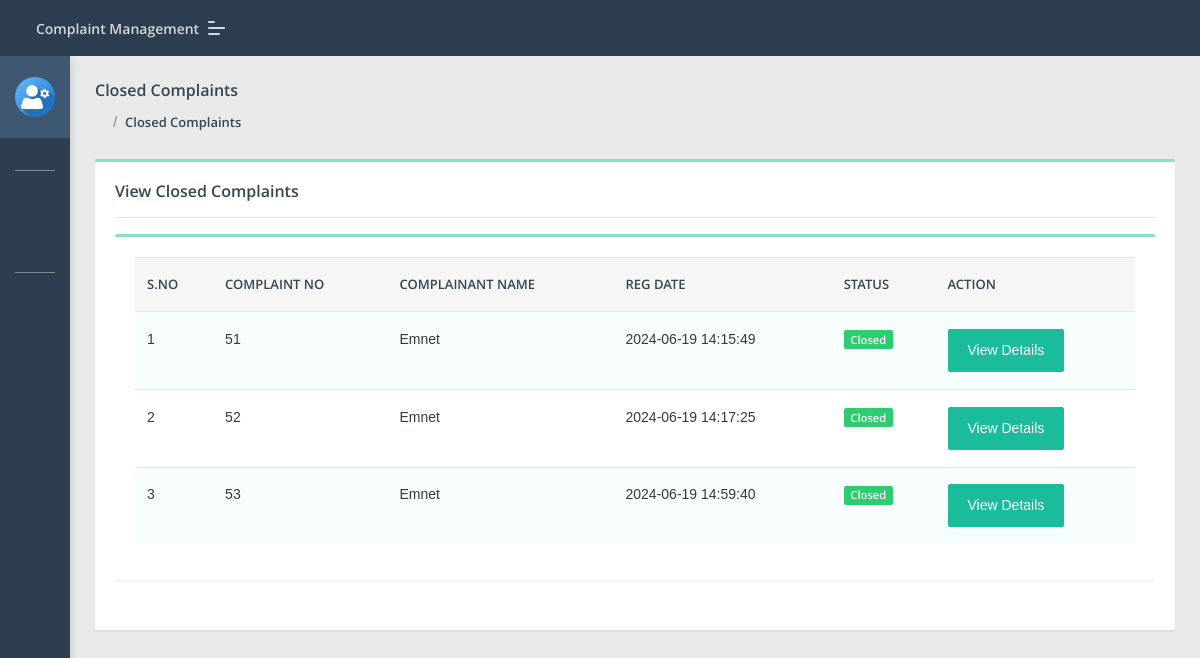
The app's page /Director/closed-complaint.php (signed in) with its own data.
### tables this page shows
CREATE TABLE `tblcomplaints` (
  `complaintNumber` int(11) NOT NULL,
  `userId` int(11) DEFAULT NULL,
  `category` text,
  `subcategory` varchar(255) DEFAULT NULL,
  `complaintType` varchar(255) DEFAULT NULL,
  `state` varchar(255) DEFAULT NULL,
  `noc` varchar(255) DEFAULT NULL,
  `complaintDetails` mediumtext,
  `complaintFile` varchar(255) DEFAULT NULL,
  `videoFile` varchar(255) DEFAULT NULL,
  `audioFile` varchar(255) DEFAULT NULL,
  `regDate` timestamp NULL DEFAULT CURRENT_TIMESTAMP,
  `status` varchar(50) DEFAULT NULL,
  `lastUpdationDate` timestamp NULL DEFAULT NULL ON UPDATE CURRENT_TIMESTAMP
);

CREATE TABLE `users` (
  `id` int(11) NOT NULL,
  `fullName` varchar(255) DEFAULT NULL,
  `userEmail` varchar(255) DEFAULT NULL,
  `password` varchar(255) DEFAULT NULL,
  `contactNo` bigint(11) DEFAULT NULL,
  `address` tinytext,
  `State` varchar(255) DEFAULT NULL,
  `country` varchar(255) DEFAULT NULL,
  `Faculty` text,
  `Department` text NOT NULL,
  `pincode` int(6) DEFAULT NULL,
  `userImage` varchar(255) DEFAULT NULL,
  `regDate` timestamp NOT NULL DEFAULT CURRENT_TIMESTAMP,
  `updationDate` timestamp NULL DEFAULT NULL,
  `status` int(1) DEFAULT NULL
);

### Director/closed-complaint.php (the view, shortened to what this page needs)
<?php
include('include/config.php');
if(strlen($_SESSION['diid'])==0)
    {
header('location:index.php');
}
else{
?>
<!DOCTYPE html>
<html lang="en">
<head>
    <link rel="stylesheet" href="assets/css/style.css">
</head>
<body class="">
	<?php include('include/sidebar.php');?>
	<?php include('include/header.php');?>
<section class="pcoded-main-container">
    <div class="pcoded-content">
        <div class="page-header">
            <div class="page-block">
                <div class="row align-items-center">
                    <div class="col-md-12">
                        <div class="page-header-title">
                            <h5 class="m-b-10">Closed Complaints</h5>
                        </div>
                        <ul class="breadcrumb">
                            <li class="breadcrumb-item"><a href="dashboard.php"><i class="feather icon-home"></i></a></li>
                            <li class="breadcrumb-item"><a href="closed-complaint.php">Closed Complaints</a></li>
                        </ul>
                    </div>
                </div>
            </div>
        </div>
        <div class="row">
            <div class="col-sm-12">
                <div class="card">
                    <div class="card-body">
                        <h5>View Closed Complaints</h5>
                        <hr>
                      <div class="row">
                            <div class="col-xl-12">
                <div class="card">
                    <div class="card-body table-border-style">
                        <div class="table-responsive">
                            <table class="table table-striped">
                                <thead>
                                        <tr><th>S.No</th>
											<th>Complaint No</th>
											<th>Complainant Name</th>
											<th>Reg Date</th>
											<th>Status</th>
											<th>Action</th>
										</tr>
                                </thead>
                                <tbody>
                                    <?php
$st='closed';
$query=mysqli_query($con,"select tblcomplaints.*,users.fullName as name from tblcomplaints join users on users.id=tblcomplaints.userId where tblcomplaints.status='$st'");
$cnt=1;
while($row=mysqli_fetch_array($query))
{
?>
                                        <tr>
                                            <td><?php echo htmlentities($cnt);?></td>
                                            <td><?php echo htmlentities($row['complaintNumber']);?></td>
                                            <td><?php echo htmlentities($row['name']);?></td>
                                            <td> <?php echo htmlentities($row['regDate']);?></td>
                                                                                   <td>
                                                <?php $status=$row['status'];
                                                if($status==''): ?>
                                                <span class="badge badge-danger">Not Processed Yet</span>
                                            <?php elseif($status=='in process'):?>
                                             <span class="badge badge-warning">In Process</span>
                                         <?php elseif($status=='closed'):?>
                                             <span class="badge badge-success">Closed</span>
                                         <?php endif;?>
</td>
<td>   <a href="complaint-details.php?cid=<?php echo htmlentities($row['complaintNumber']);?>" class="btn btn-primary"> View Details</a>
											</td>
                                        </tr>
                                        <?php $cnt=$cnt+1; } ?>
                                </tbody>
                            </table>
                        </div>
                    </div>
                </div>
            </div>
                        </div>
                    </div>
                </div>
            </div>
        </div>
    </div>
</section>
</body>
</html>
<?php } ?>

### records on screen
tblcomplaints: complaintNumber "51", userId.fullName "Emnet", regDate "2024-06-19 14:15:49", status "Closed"
tblcomplaints: complaintNumber "52", userId.fullName "Emnet", regDate "2024-06-19 14:17:25", status "Closed"
tblcomplaints: complaintNumber "53", userId.fullName "Emnet", regDate "2024-06-19 14:59:40", status "Closed"
